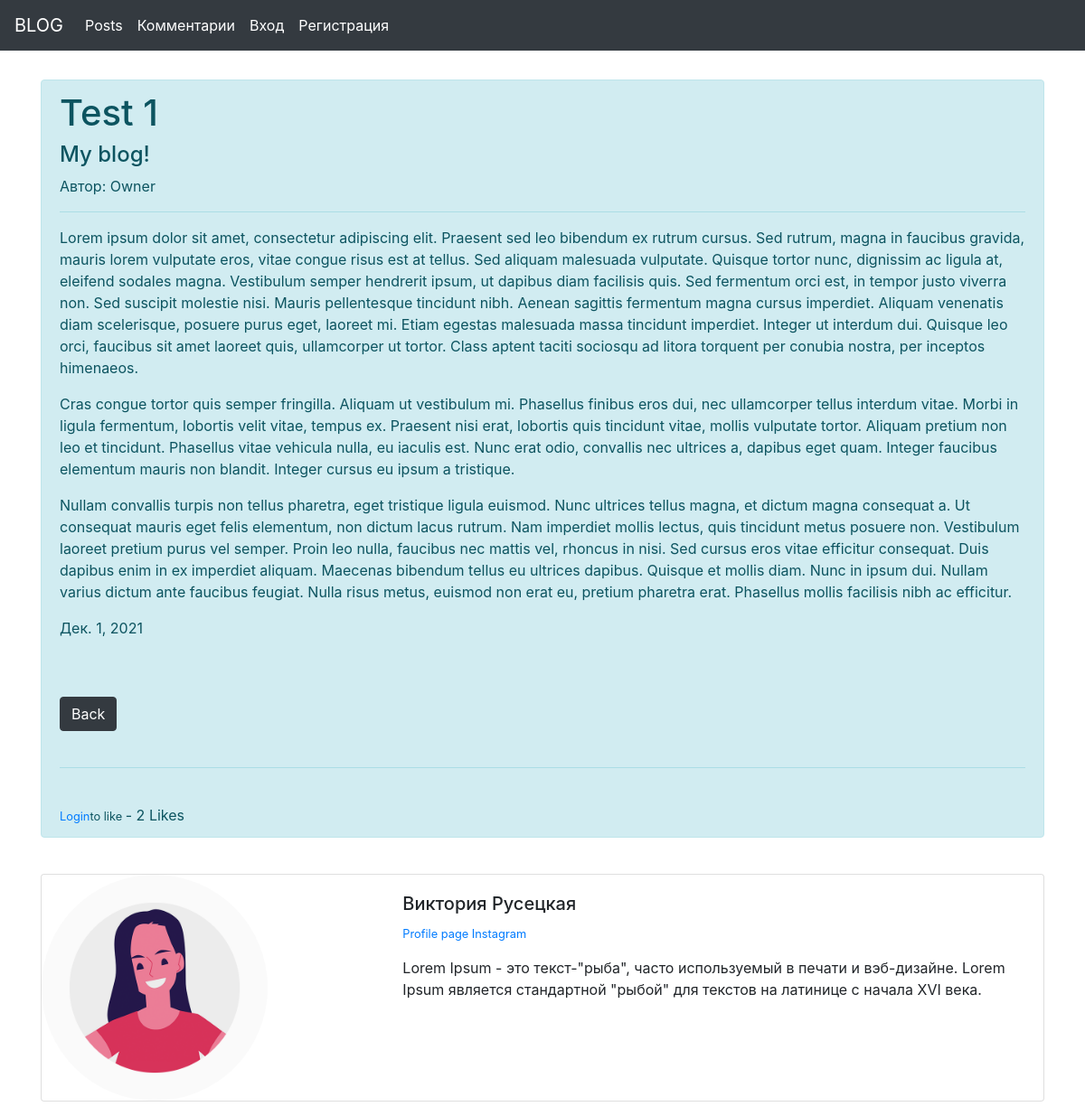
/posts/1, run on the app's committed database.
### first/models.py (models this page shows, shortened)
class Post (models.Model):
    title = models.CharField(max_length=255)
    title_tag = models.CharField(max_length=255, default = "My blog!")
    author  = models.ForeignKey(User, on_delete=models.CASCADE)
    body = RichTextField(blank=True, null=True)
    post_date = models.DateField(auto_now_add=True)
    likes = models.ManyToManyField(User, related_name="blog_posts")
    def total_likes(self):
        return self.likes.count()

class Profile(models.Model):
    user = models.OneToOneField(User, null=True, on_delete=models.CASCADE)
    bio = models.TextField()
    profile_pic = models.ImageField(null=True, blank=True, upload_to="images/profile/")
    website_url = models.CharField(max_length=255, null=True, blank=True)
    facebook_url = models.CharField(max_length=255, null=True, blank=True)
    instagram_url = models.CharField(max_length=255, null=True, blank=True)

### first/views.py (the view)
# urls.py: path("posts/<int:pk>", PostHomeView.as_view(), name="post-detail"),
class PostHomeView(DetailView):
	model = Post
	template_name = "firstapp/post_details.html"
	def get_context_data(self, **kwargs):
		context = super(PostHomeView, self).get_context_data(**kwargs)
		stuff = get_object_or_404(Post, id=self.kwargs["pk"])
		total_likes = stuff.total_likes()
		liked = False
		if stuff.likes.filter(id=self.request.user.id).exists():
			liked = True
		context["total_likes"]= total_likes
		context["liked"]= liked
		return context

### templates/firstapp/post_details.html (shortened to what this page needs)
{% extends 'firstapp/base.html' %}
{% load static %}
{% block content %}
<div class="row">
    <div class="col-sm-12">
        <div class="alert alert-info mt-2">
            <h1>{{ post.title }}</h1>
            <h4>{{ post.title_tag }}</h4>
            <p>Автор: {{ post.author }}
            </p>
            <hr>
            <p>{{ post.body|safe }}</p>
            <p>{{ post.post_date }}</p>
            <br>
            <br>
            <a class="btn btn-dark" href="{% url 'posts' %}">Back</a>
            <br><br>
            <hr>
            <br>
            <form action="{% url 'like_post' post.pk %}" method="POST">
                {% if user.is_authenticated%}
                    {% if liked %}
                    <button type="submit" name="post_id" value="{{post.id}}" class="btn btn-danger btn-sm">
                        Unlike</button>
                    {% else %}
                    <button type="submit" name="post_id" value="{{post.id}}" class="btn btn-primary btn-sm">
                        Like</button>
                    {% endif %}
                {% else %}
                <small><a href="{% url 'log' %}">Login</a>to like </small>
                {% endif %}
                - {{total_likes}} Likes
            </form>
        </div>
        <br>
        <div class="card mb-3" style="max-width: 100%;">
            <div class="row g-0">
              <div class="col-md-4">
                {%if post.author.profile.profile_pic%}
                    <img src="{{post.author.profile.profile_pic.url}}"width=250  class="img-fluid rounded-circle">
                {% else %}
                    <img src="{% static 'blog/images/no-avatar.png' %}"width=250  class="img-fluid">
                {%endif%}
            </div>
              <div class="col-md-8">
                <div class="card-body">
                  <h5 class="card-title">{{post.author.first_name}}
                    {{post.author.last_name}}</h5>
                    <p class="small text-muted">
                        <a href="{% url 'show_profile_page' post.author.profile.id%}">Profile page</a>
                        {%if post.author.profile.instagram_url%}
                            <a href="{{post.author.profile.instagram_url}}">Instagram</a>
                        {%endif%}
                    </p>
                  <p class="card-text"> {{post.author.profile.bio}}</p>
                </div>
              </div>
            </div>
          </div>
    </div>
</div>
{% endblock %}

### data on the page
Post: title "Test 1", title_tag "My blog!", author "Owner", body "Lorem ipsum dolor sit amet, consectetur adipiscing elit. Praesent sed leo bibendum ex rutrum cursus. Sed rutrum, magna in faucibus gravida, mauris lorem vulputate eros, vitae congue risus est at tellus. Sed aliquam malesuada vulputate. Quisque tortor nunc, dignissim ac ligula at, eleifend sodales magna. Vestibulum semper hendrerit ipsum, ut dapibus diam facilisis quis. Sed fermentum orci est, in tempor justo viverra non. Sed suscipit molestie nisi. Mauris pellentesque tincidunt nibh. Aenean sagittis fermentum magna cursus imperdiet. Aliquam venenatis diam scelerisque, posuere purus eget, laoreet mi. Etiam egestas malesuada massa tincidunt imperdiet. Integer ut interdum dui. Quisque leo…", post_date "Дек. 1, 2021", author.profile.profile_pic (picture), author.first_name "Виктория", author.last_name "Русецкая", author.profile.bio "Lorem Ipsum - это текст-\"рыба\", часто используемый в печати и вэб-дизайне. Lorem Ipsum является стандартной \"рыбой\" для текстов на латинице с начала XVI века."

### other printed values
{{ total_likes }} "2"
